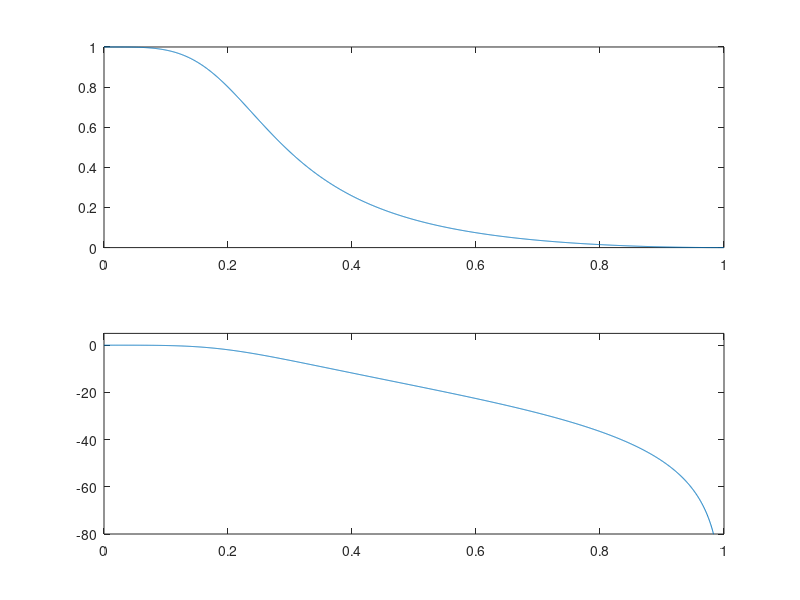

The MATLAB script that drew this image:
pkg load signal
Ap=0.8
As=0.2
Omegap= 0.2*pi
Omegas= 0.6*pi
Rp= -20*log10(Ap)
Rs= -20*log10(As)
[N, Omegac]=buttord(Omegap/pi, Omegas/pi,Rp,Rs)
[b, a]= butter(N, Omegac)
[H, Omega]= freqz(b,a,2048);
figure(1)
subplot(211)
plot(Omega/pi, abs(H));
ylim([0,1])
xlim([0,1])
subplot(212)
plot(Omega/pi, 20*log10(abs(H)));
ylim([-80,5])
xlim([0,1])
